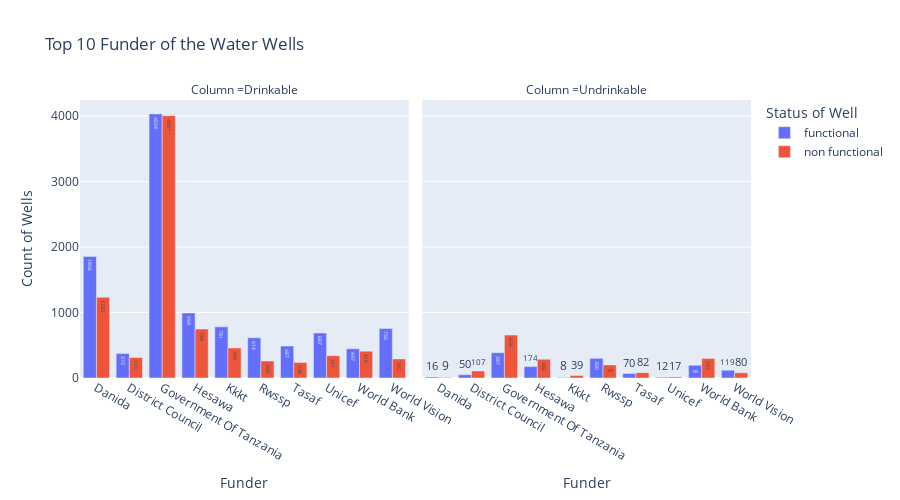

Source (notebook cell):
### Code cell
px.bar(x = f['funder'], y = f['id'], color = f['status_group'],text_auto=True, barmode="group",
       facet_col = f["binary_water_qual"],
       title="Top 10 Funder of the Water Wells",
       labels={'x':'Funder', 'y':'Count of Wells', 'color':'Status of Well',
              'facet_col':'Column '},
      width=900, height=500)

### Figure 1 — Plotly figure (JSON) as saved in the notebook; plotly's stock layout.template omitted (floating-point values rounded to 4 significant figures)
{"data": [{"alignmentgroup": "True", "hovertemplate": "Status of Well=functional<br>Column =Drinkable<br>Funder=%{x}<br>Count of Wells=%{y}<extra></extra>", "legendgroup": "functional", "marker": {"color": "#636efa", "pattern": {"shape": ""}}, "name": "functional", "offsetgroup": "functional", "orientation": "v", "showlegend": true, "textposition": "auto", "texttemplate": "%{y}", "type": "bar", "x": ["Danida", "District Council", "Government Of Tanzania", "Hesawa", "Kkkt", "Rwssp", "Tasaf", "Unicef", "World Bank", "World Vision"], "xaxis": "x", "y": [1856, 373, 4034, 994, 781, 614, 487, 687, 447, 755], "yaxis": "y"}, {"alignmentgroup": "True", "hovertemplate": "Status of Well=functional<br>Column =Undrinkable<br>Funder=%{x}<br>Count of Wells=%{y}<extra></extra>", "legendgroup": "functional", "marker": {"color": "#636efa", "pattern": {"shape": ""}}, "name": "functional", "offsetgroup": "functional", "orientation": "v", "showlegend": false, "textposition": "auto", "texttemplate": "%{y}", "type": "bar", "x": ["Danida", "District Council", "Government Of Tanzania", "Hesawa", "Kkkt", "Rwssp", "Tasaf", "Unicef", "World Bank", "World Vision"], "xaxis": "x2", "y": [16, 50, 387, 174, 8, 300, 70, 12, 195, 119], "yaxis": "y2"}, {"alignmentgroup": "True", "hovertemplate": "Status of Well=non functional<br>Column =Drinkable<br>Funder=%{x}<br>Count of Wells=%{y}<extra></extra>", "legendgroup": "non functional", "marker": {"color": "#EF553B", "pattern": {"shape": ""}}, "name": "non functional", "offsetgroup": "non functional", "orientation": "v", "showlegend": true, "textposition": "auto", "texttemplate": "%{y}", "type": "bar", "x": ["Danida", "District Council", "Government Of Tanzania", "Hesawa", "Kkkt", "Rwssp", "Tasaf", "Unicef", "World Bank", "World Vision"], "xaxis": "x", "y": [1233, 313, 4007, 748, 459, 260, 238, 341, 410, 292], "yaxis": "y"}, {"alignmentgroup": "True", "hovertemplate": "Status of Well=non functional<br>Column =Undrinkable<br>Funder=%{x}<br>Count of Wells=%{y}<extra></extra>", "legendgroup": "non functional", "marker": {"color": "#EF553B", "pattern": {"shape": ""}}, "name": "non functional", "offsetgroup": "non functional", "orientation": "v", "showlegend": false, "textposition": "auto", "texttemplate": "%{y}", "type": "bar", "x": ["Danida", "District Council", "Government Of Tanzania", "Hesawa", "Kkkt", "Rwssp", "Tasaf", "Unicef", "World Bank", "World Vision"], "xaxis": "x2", "y": [9, 107, 656, 286, 39, 200, 82, 17, 297, 80], "yaxis": "y2"}], "layout": {"annotations": [{"font": {}, "showarrow": false, "text": "Column =Drinkable", "x": 0.245, "xanchor": "center", "xref": "paper", "y": 1, "yanchor": "bottom", "yref": "paper"}, {"font": {}, "showarrow": false, "text": "Column =Undrinkable", "x": 0.755, "xanchor": "center", "xref": "paper", "y": 1, "yanchor": "bottom", "yref": "paper"}], "barmode": "group", "height": 500, "legend": {"title": {"text": "Status of Well"}, "tracegroupgap": 0}, "title": {"text": "Top 10 Funder of the Water Wells"}, "width": 900, "xaxis": {"anchor": "y", "domain": [0, 0.49], "title": {"text": "Funder"}}, "xaxis2": {"anchor": "y2", "domain": [0.51, 1], "matches": "x", "title": {"text": "Funder"}}, "yaxis": {"anchor": "x", "domain": [0, 1], "title": {"text": "Count of Wells"}}, "yaxis2": {"anchor": "x2", "domain": [0, 1], "matches": "y", "showticklabels": false}}}
